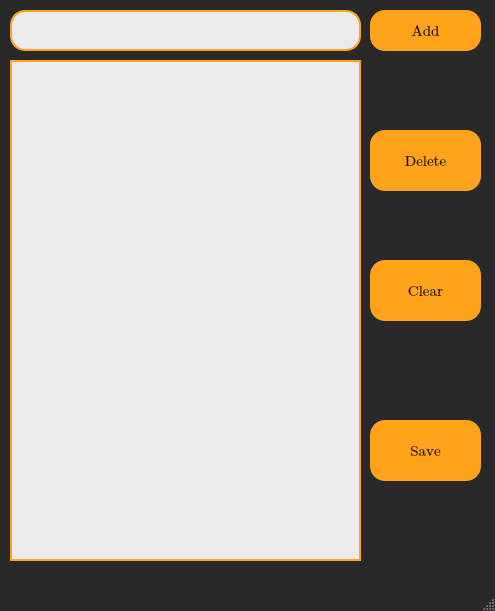
<?xml version="1.0" encoding="UTF-8"?>
<ui version="4.0">
 <class>MainWindow</class>
 <widget class="QMainWindow" name="MainWindow">
  <property name="geometry">
   <rect>
    <x>0</x>
    <y>0</y>
    <width>495</width>
    <height>611</height>
   </rect>
  </property>
  <property name="windowTitle">
   <string>To Do's</string>
  </property>
  <property name="windowIcon">
   <iconset>
    <normaloff>icon.png</normaloff>icon.png</iconset>
  </property>
  <property name="styleSheet">
   <string notr="true">QMainWindow {
	background-color: rgb(41,41,41);
}</string>
  </property>
  <widget class="QWidget" name="centralwidget">
   <widget class="QListWidget" name="toDoList">
    <property name="geometry">
     <rect>
      <x>10</x>
      <y>60</y>
      <width>351</width>
      <height>501</height>
     </rect>
    </property>
    <property name="font">
     <font>
      <family>Cambria</family>
      <pointsize>11</pointsize>
     </font>
    </property>
    <property name="styleSheet">
     <string notr="true">QListWidget {
	border: 2px solid rgb(255,163,26);
	background-color: rgb(235, 235, 235);
}</string>
    </property>
    <property name="spacing">
     <number>1</number>
    </property>
    <property name="currentRow">
     <number>-1</number>
    </property>
    <property name="sortingEnabled">
     <bool>false</bool>
    </property>
   </widget>
   <widget class="QPushButton" name="addButton">
    <property name="geometry">
     <rect>
      <x>370</x>
      <y>10</y>
      <width>111</width>
      <height>41</height>
     </rect>
    </property>
    <property name="font">
     <font>
      <family>Cambria Math</family>
      <pointsize>11</pointsize>
     </font>
    </property>
    <property name="styleSheet">
     <string notr="true">QPushButton {
	background-color: rgb(255,163,26);
	border-radius: 15px;
}

QPushButton:hover {
	background-color: rgb(27,27,27);
	border: 1.5px solid rgb(255,163,26);
	border-radius: 15px;
	color: white;
}</string>
    </property>
    <property name="text">
     <string>Add</string>
    </property>
   </widget>
   <widget class="QLineEdit" name="toDoLineEdit">
    <property name="geometry">
     <rect>
      <x>10</x>
      <y>10</y>
      <width>351</width>
      <height>41</height>
     </rect>
    </property>
    <property name="font">
     <font>
      <family>Cambria</family>
      <pointsize>11</pointsize>
     </font>
    </property>
    <property name="styleSheet">
     <string notr="true">QLineEdit {
	border-radius: 15px;
	background-color: rgb(235, 235, 235);
	border: 1.5px solid rgb(255,163,26);
}

QLineEdit:hover {
	border: none;
}</string>
    </property>
   </widget>
   <widget class="QPushButton" name="deleteButton">
    <property name="geometry">
     <rect>
      <x>370</x>
      <y>130</y>
      <width>111</width>
      <height>61</height>
     </rect>
    </property>
    <property name="font">
     <font>
      <family>Cambria Math</family>
      <pointsize>11</pointsize>
     </font>
    </property>
    <property name="styleSheet">
     <string notr="true">QPushButton {
	background-color: rgb(255,163,26);
	border-radius: 15px;
}

QPushButton:hover {
	background-color: rgb(27,27,27);
	border: 1.5px solid rgb(255,163,26);
	border-radius: 15px;
	color: white;
}</string>
    </property>
    <property name="text">
     <string>Delete</string>
    </property>
   </widget>
   <widget class="QPushButton" name="clearButton">
    <property name="geometry">
     <rect>
      <x>370</x>
      <y>260</y>
      <width>111</width>
      <height>61</height>
     </rect>
    </property>
    <property name="font">
     <font>
      <family>Cambria Math</family>
      <pointsize>11</pointsize>
     </font>
    </property>
    <property name="styleSheet">
     <string notr="true">QPushButton {
	background-color: rgb(255,163,26);
	border-radius: 15px;
}

QPushButton:hover {
	background-color: rgb(27,27,27);
	border: 1.5px solid rgb(255,163,26);
	border-radius: 15px;
	color: white;
}</string>
    </property>
    <property name="text">
     <string>Clear</string>
    </property>
   </widget>
   <widget class="QPushButton" name="saveButton">
    <property name="geometry">
     <rect>
      <x>370</x>
      <y>420</y>
      <width>111</width>
      <height>61</height>
     </rect>
    </property>
    <property name="font">
     <font>
      <family>Cambria Math</family>
      <pointsize>11</pointsize>
     </font>
    </property>
    <property name="styleSheet">
     <string notr="true">QPushButton {
	background-color: rgb(255,163,26);
	border-radius: 15px;
}

QPushButton:hover {
	background-color: rgb(27,27,27);
	border: 1.5px solid rgb(255,163,26);
	border-radius: 15px;
	color: white;
}</string>
    </property>
    <property name="text">
     <string>Save</string>
    </property>
   </widget>
  </widget>
  <widget class="QMenuBar" name="menubar">
   <property name="geometry">
    <rect>
     <x>0</x>
     <y>0</y>
     <width>495</width>
     <height>21</height>
    </rect>
   </property>
  </widget>
  <widget class="QStatusBar" name="statusbar"/>
 </widget>
 <resources/>
 <connections/>
</ui>
